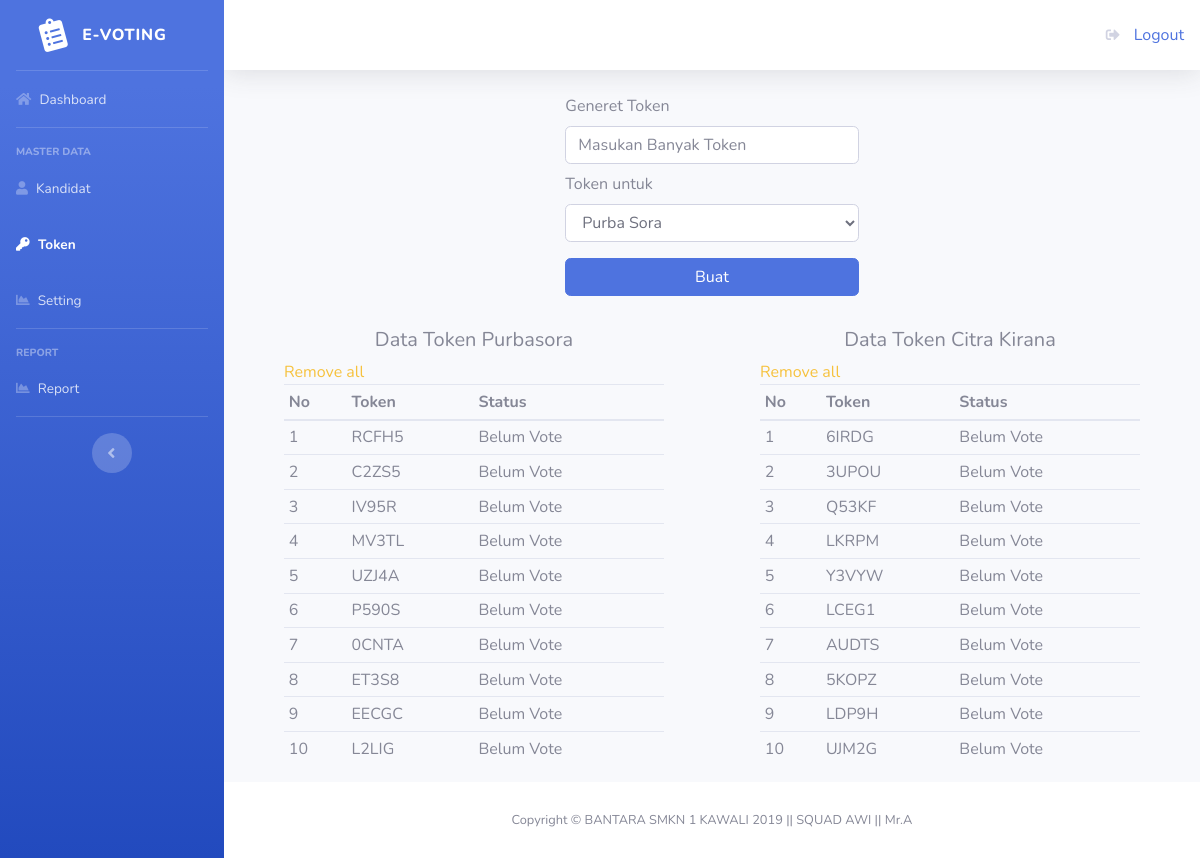
/admin/token.php (signed in), run on the app's committed database.
### tables this page shows
CREATE TABLE `pemilih` (
  `id_pemilih` int(11) NOT NULL,
  `token` varchar(10) DEFAULT NULL,
  `lv` varchar(2) NOT NULL,
  `status` varchar(100) NOT NULL
);

### fungsi/function.php (called while the page is built, shortened)
<?php
$host="localhost";
$user="root";
$pass="";
$db="bhp_voting";
$con=mysqli_connect($host,$user,$pass,$db);
function tampil($key)
{
  global $con;
  $row=[];
  $query=mysqli_query($con,$key);
   while($rows=mysqli_fetch_assoc($query))
   {
     $row[]=$rows;
   }
 return $row;
}

### admin/token.php (the view, shortened to what this page needs)
<?php
require "../fungsi/function.php";
$ql="SELECT * FROM pemilih where lv='L' order by id_pemilih desc";
$qp="SELECT * FROM pemilih where lv='P' order by id_pemilih desc";
$tmpl=tampil($ql);
$tmpp=tampil($qp);
?>
<!DOCTYPE html>
<html lang="en">
<head>
  <link href="../assets/vendor/fontawesome-free/css/all.min.css" rel="stylesheet" type="text/css">
  <link href="../assets/css/sb-admin-2.min.css" rel="stylesheet">
</head>
<body id="page-top">
  <div id="wrapper">
    <ul class="navbar-nav bg-gradient-primary sidebar sidebar-dark accordion" id="accordionSidebar">
      <a class="sidebar-brand d-flex align-items-center justify-content-center" href="index.html">
        <div class="sidebar-brand-icon rotate-n-15">
          <i class="fas fa-clipboard-list"></i>
        </div>
        <div class="sidebar-brand-text mx-3">E-voting</div>
      </a>
      <hr class="sidebar-divider my-0">
      <li class="nav-item">
        <a class="nav-link" href="index.php">
          <i class="fas fa-home"></i>
          <span>Dashboard</span></a>
      </li>
      <hr class="sidebar-divider">
      <div class="sidebar-heading">
        Master Data
      </div>
      <li class="nav-item">
        <a class="nav-link" href="kandidat.php">
          <i class="fas fa-user fa-chart-area"></i>
          <span>Kandidat</span></a>
      </li>
      <li class="nav-item active">
        <a class="nav-link" href="token.php">
          <i class="fas fa-key fa-chart-area"></i>
          <span>Token</span></a>
      </li>
      <li class="nav-item">
        <a class="nav-link" href="setting.php">
          <i class="fas fa-chart-area"></i>
          <span>Setting</span></a>
      </li>
      <hr class="sidebar-divider">
      <div class="sidebar-heading">
        Report
      </div>
      <li class="nav-item">
        <a class="nav-link" href="report.php">
          <i class="fas fa-report fa-chart-area"></i>
          <span>Report</span></a>
      </li>
      <hr class="sidebar-divider d-none d-md-block">
      <div class="text-center d-none d-md-inline">
        <button class="rounded-circle border-0" id="sidebarToggle"></button>
      </div>
    </ul>
    <div id="content-wrapper" class="d-flex flex-column">
      <div id="content">
        <nav class="navbar navbar-expand navbar-light bg-white topbar mb-4 static-top shadow">
          <ul class="navbar-nav ml-auto">
             <div class="align-content-center">
                <a class="" href="#" data-toggle="modal" data-target="#logoutModal">
                  <i class="fas fa-sign-out-alt fa-sm fa-fw mr-2 text-gray-400"></i>
                  Logout
                </a>
            </div>
          </ul>
        </nav>
        <div class="container-fluid">
                  <form method="post" action="../controller/token.php">
             <div class="row justify-content-center">
               <div class="col-lg-4">
                 <label>Generet Token</label>
                 <input type="text" name="token" class="form-control mb-2" required placeholder="Masukan Banyak Token">
                 <label>Token untuk</label>
                 <select name="gander" class="form-control">
                   <option value="L">Purba Sora</option>
                 </select>
                 <button type="submit" class="btn mt-3 btn-block btn-primary">Buat</button>
               </div>
         </form>
             </div>
<div class="row mt-3">
<div class="col-lg-6">
  <div class="container">
          <div class="row justify-content-center">
        <h5 class="mt-3 mb-2">Data Token Purbasora</h5>
            <div class="container table-responsive" style="overflow-y: hidden;"><a href="../controller/token.php?all=y&lv=L" onclick="return confirm('yakin?')" class="text-warning">Remove all</a>
                <div data-role="main" class="ui-content">
                  <table data-role="table" class="table table-sm table-hover" >
                   <thead>
                    <tr>
                   <th>No</th>
                   <th>Token</th>
                   <th>Status</th>
                   </tr>
                   </thead>
                   <tbody>
                    <?php $a=1; foreach ($tmpl as $tm):?>
                   <tr>
                   <td><?=$a++?></td>
                   <td><?=$tm["token"]?></td>
                   <td><?=$tm["status"]?></td>
                   </tr>
                 <?php endforeach;?>
                   </tbody>
                  </table>
                </div>
          </div>
          </div>
    </div>
  </div>
<div class="col-lg-6">
  <div class="container">
          <div class="row justify-content-center">
        <h5 class="mt-3 mb-2">Data Token Citra Kirana</h5>
            <div class="container table-responsive" style="overflow-y: hidden;"><a href="../controller/token.php?all=y&lv=P" onclick="return confirm('yakin?')" class="text-warning">Remove all</a>
                <div data-role="main" class="ui-content">
                  <table data-role="table" class="table table-sm table-hover" >
                   <thead>
                    <tr>
                   <th>No</th>
                   <th>Token</th>
                   <th>Status</th>
                   </tr>
                   </thead>
                   <tbody>
                   <?php $b=1; foreach ($tmpp as $tm):?>
                   <tr>
                   <td><?=$b++?></td>
                   <td><?=$tm["token"]?></td>
                   <td><?=$tm["status"]?></td>
                   </tr>
                 <?php endforeach;?>
                   </tbody>
                  </table>
                </div>
          </div>
          </div>
    </div>
  </div>
</div>
          </div>
      </div>
      <footer class="sticky-footer bg-white">
        <div class="container my-auto">
          <div class="copyright text-center my-auto">
            <span>Copyright &copy; BANTARA SMKN 1 KAWALI 2019 || SQUAD AWI || Mr.A</span>
          </div>
        </div>
      </footer>
    </div>
</body>
</html>

### data on the page
pemilih: token "RCFH5", status "Belum Vote"
pemilih: token "C2ZS5", status "Belum Vote"
pemilih: token "IV95R", status "Belum Vote"
pemilih: token "MV3TL", status "Belum Vote"
pemilih: token "UZJ4A", status "Belum Vote"
pemilih: token "P590S", status "Belum Vote"
pemilih: token "0CNTA", status "Belum Vote"
pemilih: token "ET3S8", status "Belum Vote"
pemilih: token "EECGC", status "Belum Vote"
pemilih: token "L2LIG", status "Belum Vote"
pemilih: token "6IRDG", status "Belum Vote"
pemilih: token "3UPOU", status "Belum Vote"
pemilih: token "Q53KF", status "Belum Vote"
pemilih: token "LKRPM", status "Belum Vote"
pemilih: token "Y3VYW", status "Belum Vote"
pemilih: token "LCEG1", status "Belum Vote"
pemilih: token "AUDTS", status "Belum Vote"
pemilih: token "5KOPZ", status "Belum Vote"
pemilih: token "LDP9H", status "Belum Vote"
pemilih: token "UJM2G", status "Belum Vote"
